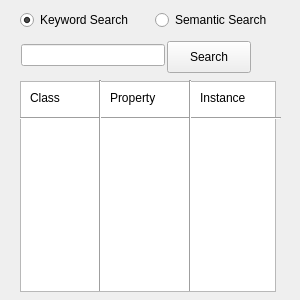
<?xml version="1.0" encoding="UTF-8"?>
<ui version="4.0">
 <class>SearchDockWidget</class>
 <widget class="QDockWidget" name="SearchDockWidget">
  <property name="geometry">
   <rect>
    <x>0</x>
    <y>0</y>
    <width>300</width>
    <height>300</height>
   </rect>
  </property>
  <property name="windowTitle">
   <string>Search</string>
  </property>
  <widget class="QWidget" name="dockWidgetContents">
   <widget class="QPushButton" name="pushButton">
    <property name="geometry">
     <rect>
      <x>167</x>
      <y>41</y>
      <width>84</width>
      <height>32</height>
     </rect>
    </property>
    <property name="text">
     <string>Search</string>
    </property>
   </widget>
   <widget class="QLineEdit" name="lineEdit">
    <property name="geometry">
     <rect>
      <x>21</x>
      <y>44</y>
      <width>144</width>
      <height>22</height>
     </rect>
    </property>
   </widget>
   <widget class="QRadioButton" name="radioButton">
    <property name="geometry">
     <rect>
      <x>20</x>
      <y>10</y>
      <width>125</width>
      <height>20</height>
     </rect>
    </property>
    <property name="text">
     <string>Keyword Search</string>
    </property>
    <property name="checked">
     <bool>true</bool>
    </property>
   </widget>
   <widget class="QRadioButton" name="radioButton_2">
    <property name="geometry">
     <rect>
      <x>155</x>
      <y>10</y>
      <width>128</width>
      <height>20</height>
     </rect>
    </property>
    <property name="text">
     <string>Semantic Search</string>
    </property>
    <property name="checked">
     <bool>false</bool>
    </property>
   </widget>
   <widget class="QTableView" name="tableView">
    <property name="geometry">
     <rect>
      <x>20</x>
      <y>81</y>
      <width>256</width>
      <height>211</height>
     </rect>
    </property>
   </widget>
   <widget class="Line" name="line">
    <property name="geometry">
     <rect>
      <x>20</x>
      <y>110</y>
      <width>261</width>
      <height>16</height>
     </rect>
    </property>
    <property name="orientation">
     <enum>Qt::Horizontal</enum>
    </property>
   </widget>
   <widget class="Line" name="line_2">
    <property name="geometry">
     <rect>
      <x>90</x>
      <y>80</y>
      <width>20</width>
      <height>211</height>
     </rect>
    </property>
    <property name="orientation">
     <enum>Qt::Vertical</enum>
    </property>
   </widget>
   <widget class="Line" name="line_3">
    <property name="geometry">
     <rect>
      <x>180</x>
      <y>80</y>
      <width>20</width>
      <height>211</height>
     </rect>
    </property>
    <property name="orientation">
     <enum>Qt::Vertical</enum>
    </property>
   </widget>
   <widget class="QLabel" name="label">
    <property name="geometry">
     <rect>
      <x>30</x>
      <y>90</y>
      <width>62</width>
      <height>16</height>
     </rect>
    </property>
    <property name="text">
     <string>Class</string>
    </property>
   </widget>
   <widget class="QLabel" name="label_2">
    <property name="geometry">
     <rect>
      <x>110</x>
      <y>90</y>
      <width>62</width>
      <height>16</height>
     </rect>
    </property>
    <property name="text">
     <string>Property</string>
    </property>
   </widget>
   <widget class="QLabel" name="label_3">
    <property name="geometry">
     <rect>
      <x>200</x>
      <y>90</y>
      <width>62</width>
      <height>16</height>
     </rect>
    </property>
    <property name="text">
     <string>Instance</string>
    </property>
   </widget>
  </widget>
 </widget>
 <resources/>
 <connections/>
</ui>
